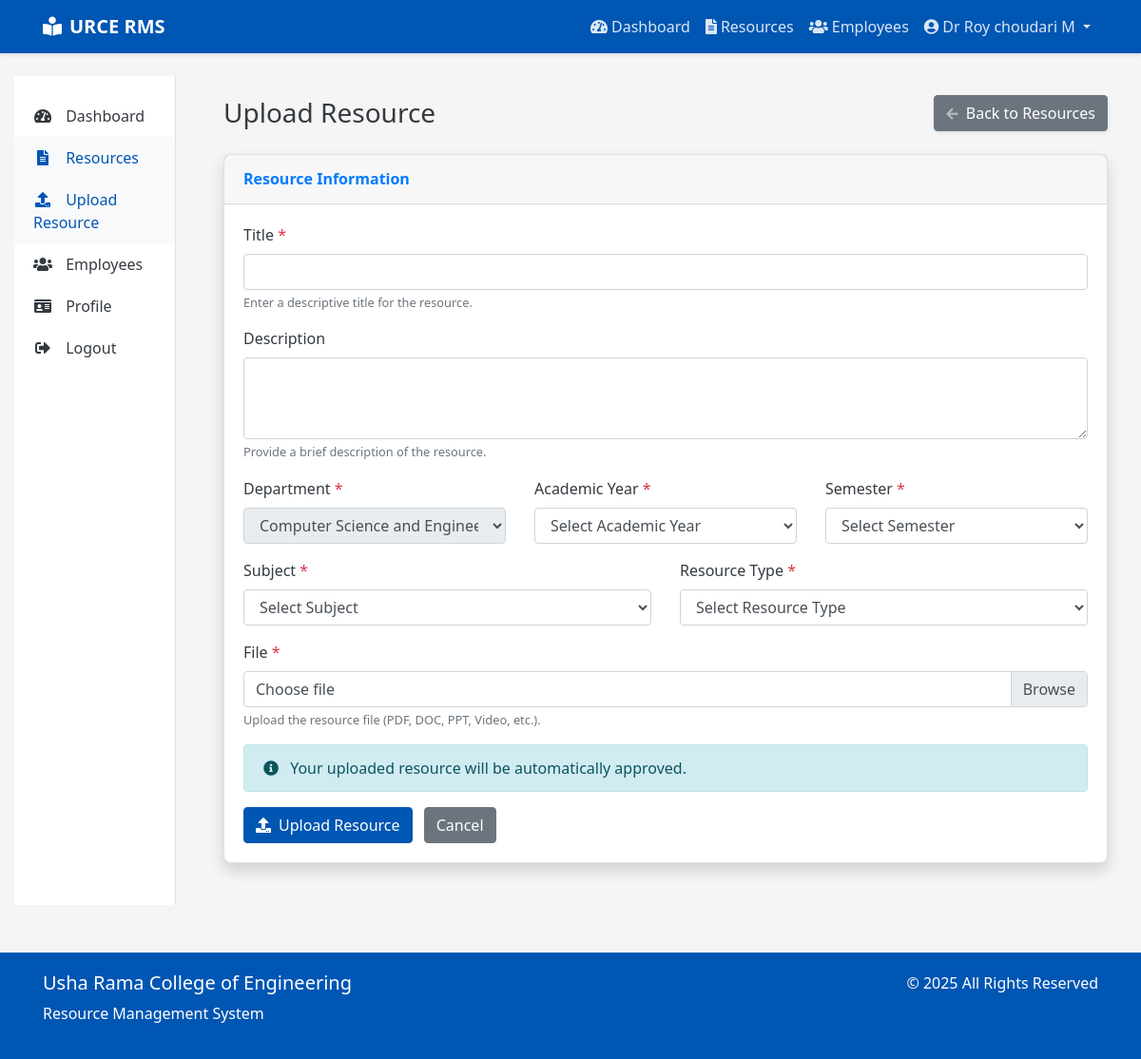
/resources/upload/ (signed in), run on the app's committed database.
### accounts/models.py (models this page shows, shortened)
class User(AbstractUser):
    ROLE_CHOICES = (
        ('STUDENT', 'Student'),
        ('FACULTY', 'Faculty'),
        ('HOD', 'Head of Department'),
        ('PRINCIPAL', 'Principal'),
        ('NON_TEACHING', 'Non-Teaching Staff'),
    )
    username = None
    email = models.EmailField(_('email address'), unique=True)
    id_number = models.CharField(max_length=20, unique=True)
    phone_number = models.CharField(max_length=15, blank=True, null=True)
    department = models.ForeignKey(Department, on_delete=models.SET_NULL, null=True, blank=True)
    role = models.CharField(max_length=20, choices=ROLE_CHOICES, default='STUDENT')
    profile_picture = models.ImageField(upload_to='profile_pics/', blank=True, null=True)
    USERNAME_FIELD = 'email'
    REQUIRED_FIELDS = []
    objects = UserManager()
    @property
    def is_faculty(self):
        return self.role == 'FACULTY'
    @property
    def is_hod(self):
        return self.role == 'HOD'
    @property
    def is_principal(self):
        return self.role == 'PRINCIPAL'

class Department(models.Model):
    name = models.CharField(max_length=100)
    code = models.CharField(max_length=10, unique=True)
    created_at = models.DateTimeField(auto_now_add=True)
    updated_at = models.DateTimeField(auto_now=True)

### resources/views.py (the view, shortened to what this page needs)
# urls.py: path('upload/', views.upload_resource, name='upload_resource'),
@login_required
def upload_resource(request):
    user = request.user
    if not (user.is_faculty or user.is_hod or user.is_principal):
        messages.error(request, "You don't have permission to upload resources.")
        return redirect('dashboard')
    departments = Department.objects.all()
    academic_years = AcademicYear.objects.filter(is_active=True)
    semesters = Semester.objects.filter(is_active=True)
    resource_types = ResourceType.objects.all()
    if user.is_principal:
        subjects = Subject.objects.all()
    elif user.is_hod and user.department:
        subjects = Subject.objects.filter(department=user.department)
    elif user.is_faculty and user.department:
        subjects = Subject.objects.filter(department=user.department)
    else:
        subjects = Subject.objects.none()
    context = {
        'title': 'Upload Resource - Usha Rama College of Engineering Resource Management System',
        'departments': departments,
        'academic_years': academic_years,
        'semesters': semesters,
        'subjects': subjects,
        'resource_types': resource_types,
    }
    return render(request, 'resources/upload_resource.html', context)

### templates/resources/upload_resource.html (shortened to what this page needs)
{% extends 'base.html' %}
{% load static %}
{% block content %}
<div class="d-sm-flex align-items-center justify-content-between mb-4">
    <h1 class="h3 mb-0 text-gray-800">Upload Resource</h1>
    <a href="{% url 'resource_list' %}" class="d-none d-sm-inline-block btn btn-secondary shadow-sm">
        <i class="fas fa-arrow-left fa-sm text-white-50 mr-1"></i> Back to Resources
    </a>
</div>
<div class="card shadow mb-4">
    <div class="card-header py-3">
        <h6 class="m-0 font-weight-bold text-primary">Resource Information</h6>
    </div>
    <div class="card-body">
        <form method="post" enctype="multipart/form-data" id="uploadForm">
            <div class="form-group">
                <label for="title">Title <span class="text-danger">*</span></label>
                <input type="text" class="form-control" id="title" name="title" required>
                <small class="form-text text-muted">Enter a descriptive title for the resource.</small>
            </div>
            <div class="form-group">
                <label for="description">Description</label>
                <textarea class="form-control" id="description" name="description" rows="3"></textarea>
                <small class="form-text text-muted">Provide a brief description of the resource.</small>
            </div>
            <div class="row">
                <div class="col-md-4">
                    <div class="form-group">
                        <label for="department">Department <span class="text-danger">*</span></label>
                        <select class="form-control" id="department" name="department" required {% if not user.is_principal %}disabled{% endif %}>
                            {% for dept in departments %}
                            <option value="{{ dept.id }}" {% if user.department == dept %}selected{% endif %}>{{ dept.name }}</option>
                            {% endfor %}
                        </select>
                    </div>
                </div>
                <div class="col-md-4">
                    <div class="form-group">
                        <label for="academic_year">Academic Year <span class="text-danger">*</span></label>
                        <select class="form-control" id="academic_year" name="academic_year" required>
                            <option value="">Select Academic Year</option>
                        </select>
                    </div>
                </div>
                <div class="col-md-4">
                    <div class="form-group">
                        <label for="semester">Semester <span class="text-danger">*</span></label>
                        <select class="form-control" id="semester" name="semester" required>
                            <option value="">Select Semester</option>
                        </select>
                    </div>
                </div>
            </div>
            <div class="row">
                <div class="col-md-6">
                    <div class="form-group">
                        <label for="subject">Subject <span class="text-danger">*</span></label>
                        <select class="form-control" id="subject" name="subject" required>
                            <option value="">Select Subject</option>
                        </select>
                    </div>
                </div>
                <div class="col-md-6">
                    <div class="form-group">
                        <label for="resource_type">Resource Type <span class="text-danger">*</span></label>
                        <select class="form-control" id="resource_type" name="resource_type" required>
                            <option value="">Select Resource Type</option>
                        </select>
                    </div>
                </div>
            </div>
            <div class="form-group">
                <label for="file">File <span class="text-danger">*</span></label>
                <div class="custom-file">
                    <label class="custom-file-label" for="file">Choose file</label>
                </div>
                <small class="form-text text-muted">Upload the resource file (PDF, DOC, PPT, Video, etc.).</small>
            </div>
            <div class="alert alert-info">
                <i class="fas fa-info-circle mr-2"></i>
                {% if user.is_principal or user.is_hod %}
                Your uploaded resource will be automatically approved.
                {% else %}
                Your uploaded resource will need to be approved by your HOD or the Principal before it becomes visible to students.
                {% endif %}
            </div>
            <button type="submit" class="btn btn-primary">
                <i class="fas fa-upload mr-2"></i>Upload Resource
            </button>
            <a href="{% url 'resource_list' %}" class="btn btn-secondary ml-2">Cancel</a>
        </form>
    </div>
</div>
{% endblock %}

### templates/base.html (shortened to what this page needs)
<!DOCTYPE html>
<html lang="en">
<head>
    <link rel="stylesheet" href="https://cdn.jsdelivr.net/npm/bootstrap@4.6.0/dist/css/bootstrap.min.css">
    <link rel="stylesheet" href="https://cdnjs.cloudflare.com/ajax/libs/font-awesome/5.15.3/css/all.min.css">
</head>
<body>
    <nav class="navbar navbar-expand-lg navbar-dark">
        <div class="container">
            <a class="navbar-brand" href="{% url 'home' %}">
                <i class="fas fa-book-reader mr-2"></i>URCE RMS
            </a>
            <div class="collapse navbar-collapse" id="navbarNav">
                <ul class="navbar-nav ml-auto">
                    {% if user.is_authenticated %}
                        <li class="nav-item">
                            <a class="nav-link" href="{% url 'dashboard' %}">
                                <i class="fas fa-tachometer-alt mr-1"></i>Dashboard
                            </a>
                        </li>
                        <li class="nav-item">
                            <a class="nav-link" href="{% url 'resource_list' %}">
                                <i class="fas fa-file-alt mr-1"></i>Resources
                            </a>
                        </li>
                        {% if user.is_principal or user.is_hod %}
                        <li class="nav-item">
                            <a class="nav-link" href="{% url 'employee_list' %}">
                                <i class="fas fa-users mr-1"></i>Employees
                            </a>
                        </li>
                        {% endif %}
                        <li class="nav-item dropdown">
                            <a class="nav-link dropdown-toggle" href="#" id="userDropdown" role="button" data-toggle="dropdown" aria-haspopup="true" aria-expanded="false">
                                <i class="fas fa-user-circle mr-1"></i>{{ user.get_full_name|default:user.email }}
                            </a>
                        </li>
                    {% endif %}
                </ul>
            </div>
        </div>
    </nav>
    <div class="container-fluid mt-4">
        <div class="row">
            {% if user.is_authenticated and not hide_sidebar %}
                <div class="col-md-3 col-lg-2 d-none d-md-block">
                    <div class="sidebar">
                        <a href="{% url 'dashboard' %}" class="sidebar-link {% if request.path == '/dashboard/' %}active{% endif %}">
                            <i class="fas fa-tachometer-alt"></i> Dashboard
                        </a>
                        <a href="{% url 'resource_list' %}" class="sidebar-link {% if '/resources/' in request.path %}active{% endif %}">
                            <i class="fas fa-file-alt"></i> Resources
                        </a>
                        {% if user.is_faculty or user.is_hod or user.is_principal %}
                        <a href="{% url 'upload_resource' %}" class="sidebar-link {% if request.path == '/resources/upload/' %}active{% endif %}">
                            <i class="fas fa-upload"></i> Upload Resource
                        </a>
                        {% endif %}
                        {% if user.is_principal or user.is_hod %}
                        <a href="{% url 'employee_list' %}" class="sidebar-link {% if '/accounts/employees/' in request.path %}active{% endif %}">
                            <i class="fas fa-users"></i> Employees
                        </a>
                        {% endif %}
                        <a href="{% url 'profile' %}" class="sidebar-link {% if request.path == '/accounts/profile/' %}active{% endif %}">
                            <i class="fas fa-id-card"></i> Profile
                        </a>
                        <a href="{% url 'logout' %}" class="sidebar-link">
                            <i class="fas fa-sign-out-alt"></i> Logout
                        </a>
                    </div>
                </div>
                <div class="col-md-9 col-lg-10">
            {% else %}
                <div class="col-12">
            {% endif %}
                <div class="content">
                    {% block content %}{% endblock %}
                </div>
            </div>
        </div>
    </div>
    <footer class="footer">
        <div class="container">
            <div class="row">
                <div class="col-md-6">
                    <h5>Usha Rama College of Engineering</h5>
                    <p>Resource Management System</p>
                </div>
                <div class="col-md-6 text-md-right">
                    <p>&copy; {% now "Y" %} All Rights Reserved</p>
                </div>
            </div>
        </div>
    </footer>
</body>
</html>

### templates/base.html (style rules this page uses)
:root { --primary-color: #0056b3; --secondary-color: #28a745; --accent-color: #ffc107; --text-color: #343a40; --light-bg: #f8f9fa; }
body { font-family: 'Segoe UI', Tahoma, Geneva, Verdana, sans-serif; color: var(--text-color); background-color: #f5f5f5; }
.navbar { background-color: var(--primary-color); box-shadow: 0 2px 4px rgba(0, 0, 0, 0.1); }
.navbar-brand { font-weight: bold; color: white !important; }
.nav-link { color: rgba(255, 255, 255, 0.85) !important; transition: color 0.3s; }
.btn-primary { background-color: var(--primary-color); border-color: var(--primary-color); }
.card { border-radius: 8px; box-shadow: 0 4px 6px rgba(0, 0, 0, 0.1); transition: transform 0.3s, box-shadow 0.3s; }
.footer { background-color: var(--primary-color); color: white; padding: 20px 0; margin-top: 50px; }
.sidebar { background-color: white; border-right: 1px solid #dee2e6; height: 100%; min-height: calc(100vh - 56px); padding: 20px 0; }
.sidebar-link { display: block; padding: 10px 20px; color: var(--text-color); transition: background-color 0.3s, color 0.3s; text-decoration: none; }
.sidebar-link:hover, .sidebar-link.active { background-color: var(--light-bg); color: var(--primary-color); text-decoration: none; }
.sidebar-link i { margin-right: 10px; width: 20px; text-align: center; }
.content { padding: 20px; }
.fade-in { animation: fadeIn 0.5s ease-in; }
.slide-in { animation: slideIn 0.5s ease-out; }

### data on the page
User: get_full_name "Dr Roy choudari M", department "Computer Science and Engineering"
